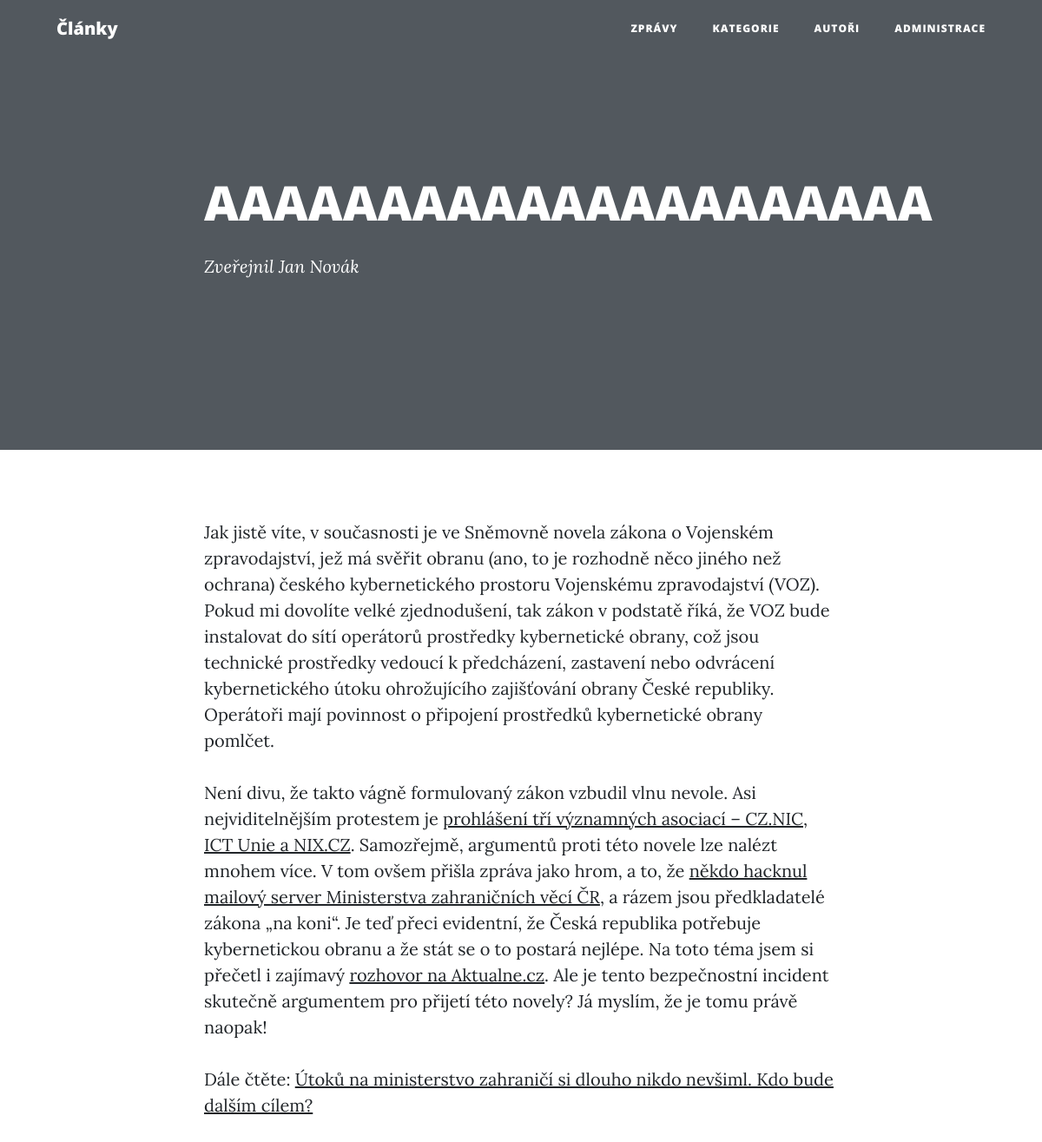
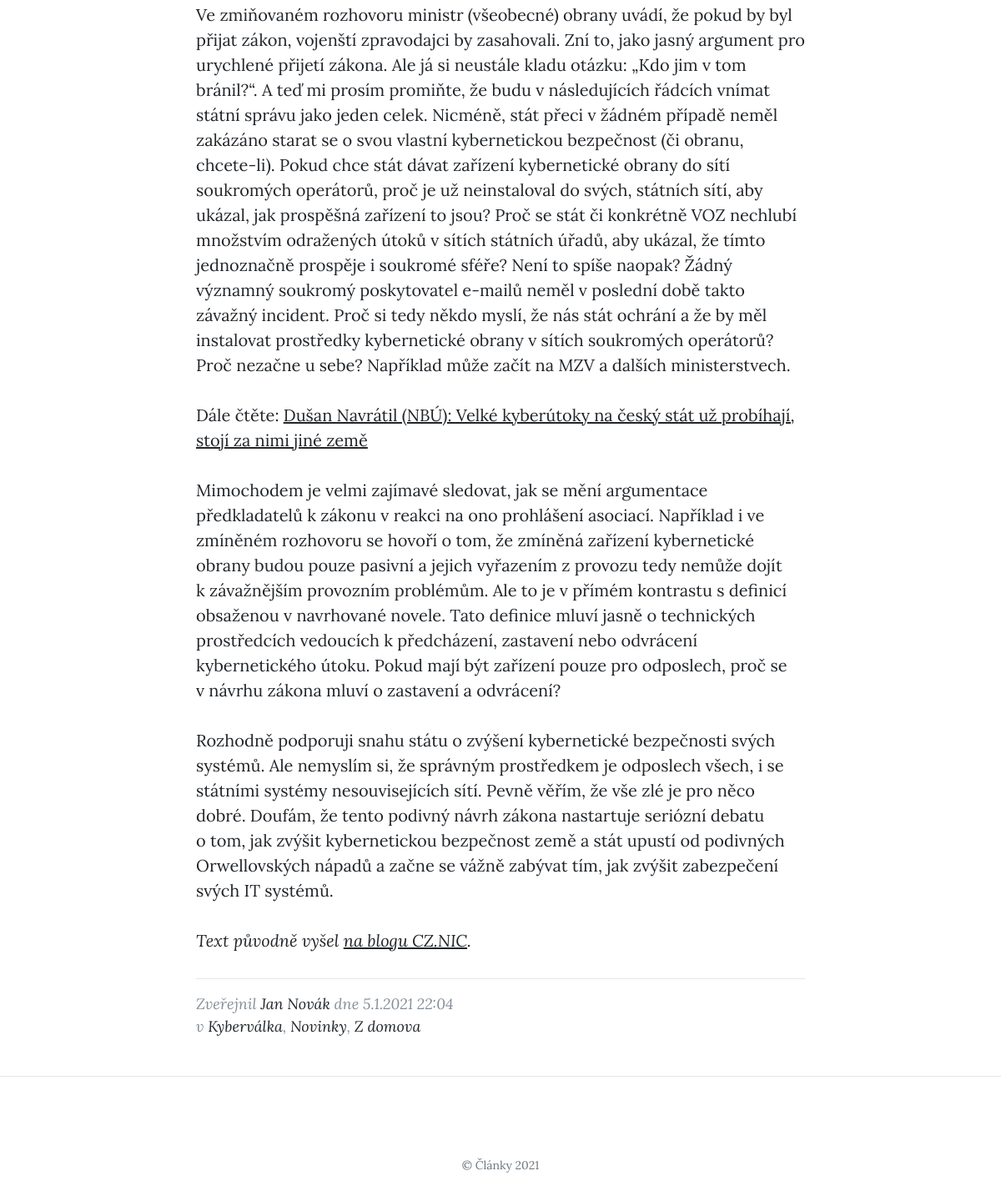
The page /article.php?id=6 on the database its author committed (2 pictures, top to bottom).
### tables this page shows
CREATE TABLE `article` (
  `id` int(10) UNSIGNED NOT NULL,
  `user_id` int(10) UNSIGNED DEFAULT NULL,
  `title` varchar(150) NOT NULL,
  `perex` text NOT NULL,
  `text` text NOT NULL,
  `created_at` datetime NOT NULL DEFAULT current_timestamp(),
  `published` tinyint(1) NOT NULL DEFAULT 0
);

CREATE TABLE `user` (
  `id` int(10) UNSIGNED NOT NULL,
  `email` varchar(50) NOT NULL,
  `password` varchar(64) NOT NULL,
  `name` varchar(30) NOT NULL
);

CREATE TABLE `category` (
  `id` int(10) UNSIGNED NOT NULL,
  `name` varchar(50) NOT NULL
);

### php/Application.php (called while the page is built, shortened)
<?php
class Application
{
    public static function loadModel($className)
    {
        $filename = "./php/model/" . $className . ".php";
    }
}

### php/model/Database.php (called while the page is built, shortened)
<?php
class Database
{
    private $conn;
    public function __construct()
    {
        $this->conn = new PDO(sprintf("mysql:host=%s;dbname=%s", self::HOST, self::DBNAME), self::USER, self::PASS, [
            PDO::ATTR_ERRMODE => PDO::ERRMODE_EXCEPTION
        ]);
        $this->conn->query("set names utf8");
    }
    public function select($sql, $params = [])
    {
        $stmt = $this->execute($sql, $params);
        return $stmt->fetchAll();
    }
    public function selectSingle($sql, $params = [])
    {
        $stmt = $this->execute($sql, $params);
        return $stmt->fetch();
    }
    private function execute($sql, $params = [])
    {
        $stmt = $this->conn->prepare($sql);
        $stmt->execute($params);
        return $stmt;
    }
}

### php/model/BaseRepository.php (called while the page is built, shortened)
<?php
abstract class BaseRepository
{
    public function __construct(Database $db)
    {
        $this->db = $db;
    }
}

### php/model/ArticleRepository.php (called while the page is built, shortened)
<?php
class ArticleRepository extends BaseRepository
{
    public function getArticle($id)
    {
        $sql = "
            select
                article.*,
                user.name as user_name
            from article
                left join user on article.user_id = user.id
            where article.id = :id
        ";
        $params = [
            ":id" => $id
        ];
        $article = $this->db->selectSingle($sql, $params);
        return $this->addCategoriesSingle($article);
    }
    private function addCategoriesSingle($article)
    {
        $cr = new CategoryRepository($this->db);
        $article["categories"] = $cr->getCategoriesArticle($article["id"]);
        return $article;
    }
}

### php/model/CategoryRepository.php (called while the page is built, shortened)
<?php
class CategoryRepository extends BaseRepository
{
    public function getCategoriesArticle($article_id)
    {
        $sql = "
            select
                category.*
            from category
                inner join article_category on article_category.category_id = category.id
            where article_category.article_id = :article_id
        ";
        $params = [
            ":article_id" => $article_id
        ];
        $categories = $this->db->select($sql, $params);
        return $categories;
    }
}

### article.php (the view, shortened to what this page needs)
<?php
require_once "./php/Application.php";
$db = new Database();
$ar = new ArticleRepository($db);
$article = $ar->getArticle($_GET["id"]);
$heading = $article["title"];
$meta = "Zveřejnil <a href=\"user.php?id=" . $article["user_id"] . "\">" . $article["user_name"] . "</a>";
include "./php/partials/document_start.php";
?>
<article>
  <?= $article["text"] ?>
</article>
<hr>
<?php
include "./php/partials/article_meta.php";
include "./php/partials/document_end.php";

### php/partials/header_article.php (shortened to what this page needs)
<div class="article-heading">
  <h1><?= empty($heading) ? "" : $heading ?></h1>
  <span class="meta"><?= empty($meta) ? "" : $meta ?></span>
</div>

### php/partials/article_meta.php
<p class="article-meta">Zveřejnil
  <a href="<?= "user.php?id=" . $article["user_id"] ?>"><?= $article["user_name"] ?></a>
  dne <?= date_format(date_create($article["created_at"]), "j.n.Y G:i") ?>
  <br>
  <?php
  if (count($article["categories"]) !== 0) {
    $category_anchors = $article["categories"];
    array_walk($category_anchors, function (&$category) {
      $category = "<a href=\"category.php?id=" . $category["id"] . "\">" . $category["name"] . "</a>";
    });
    echo "v " . join(", ", $category_anchors);
  }
  ?>
</p>

### css/clean-blog.css (style rules this page uses)
body { font-size: 20px; color: #212529; font-family: "Lora", "Times New Roman", serif; }
p { line-height: 1.5; margin: 30px 0; }
p a { text-decoration: underline; }
h1, h2, h3, h4, h5, h6 { font-weight: 800; font-family: "Open Sans", "Helvetica Neue", Helvetica, Arial, sans-serif; }
a { color: #212529; transition: all 0.2s; }
header.masthead .page-heading, header.masthead .article-heading, header.masthead .site-heading { padding: 200px 0 150px; color: white; }
@media only screen and (min-width: 768px) { header.masthead .page-heading, header.masthead .article-heading, header.masthead .site-heading { padding: 200px 0; } }
header.masthead .article-heading h1 { font-size: 35px; }
header.masthead .article-heading .meta, header.masthead .article-heading .subheading { line-height: 1.1; display: block; }
header.masthead .article-heading .meta { font-size: 20px; font-weight: 300; font-style: italic; font-family: "Lora", "Times New Roman", serif; }
header.masthead .article-heading .meta a { color: #fff; }
@media only screen and (min-width: 768px) { header.masthead .article-heading h1 { font-size: 55px; } }
.article-meta { font-size: 18px; font-style: italic; margin-top: 0; color: #868e96; }
.article-meta > a { text-decoration: none; color: #212529; }

### rows shown on the page
article: title "AAAAAAAAAAAAAAAAAAAAA", user.name "Jan Novák", text "Jak jistě víte, v současnosti je ve Sněmovně novela zákona o Vojenském zpravodajství, jež má svěřit obranu (ano, to je rozhodně něco jiného než ochrana) českého kybernetického prostoru Vojenskému zpravodajství (VOZ). Pokud mi dovolíte velké zjednodušení, tak zákon v podstatě říká, že VOZ bude instalovat do sítí operátorů prostředky kybernetické obrany, což jsou technické prostředky vedoucí k předcházení, zastavení nebo odvrácení kybernetického útoku ohrožujícího zajišťování obrany České republiky. Operátoři mají povinnost o připojení prostředků kybernetické obrany pomlčet. Není divu, že takto vágně formulovaný zákon vzbudil vlnu nevole. Asi nejviditelnějším protestem je prohlášení tří…", created_at "5.1.2021 22:04"
category: name "Kyberválka"
category: name "Novinky"
category: name "Z domova"

### other values the page prints
join(", ", $category_anchors) ", ,"
